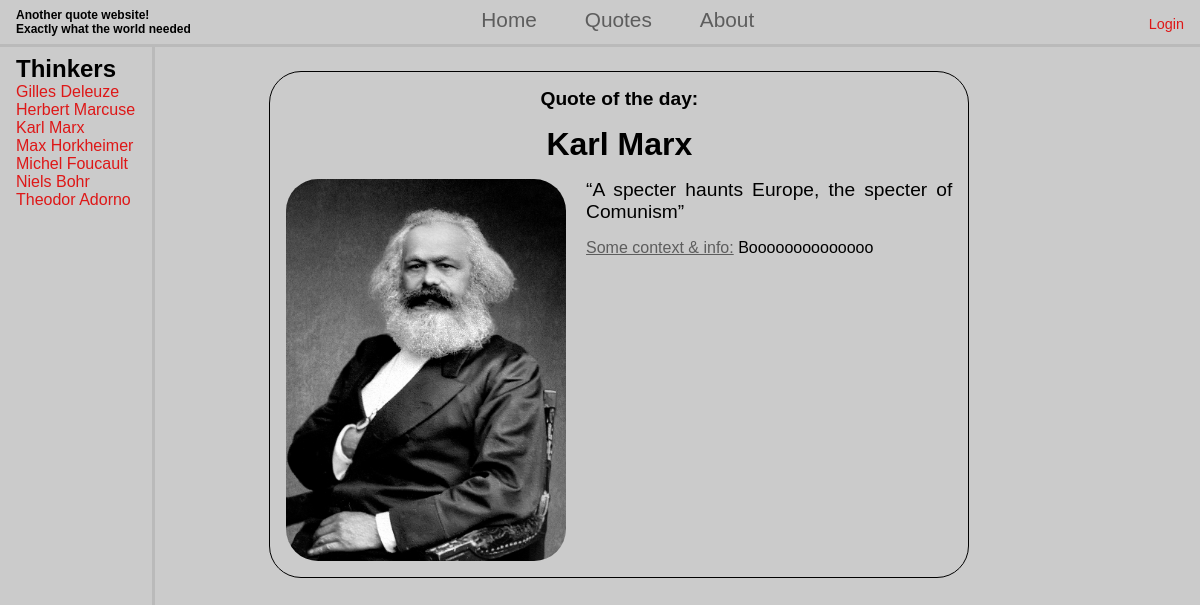
The page / on the database its author committed.
### content/models.py (models this page shows, shortened)
class Thinker (models.Model):
    name = models.CharField(
        max_length=50, help_text="- Thinker name", validators=[validators.MinLengthValidator(1, "Please enter at least one character")])
    works = models.ManyToManyField("Work", blank=True)
    picture = models.ImageField (null=True, blank=True, upload_to="pictures/")
    created_by = models.ForeignKey(settings.AUTH_USER_MODEL, on_delete=models.CASCADE, null=True, blank=True)
    created = models.DateTimeField(auto_now_add=True, null=True)
    updated = models.DateTimeField(auto_now=True, null=True)
    def __str__(self):
        return self.name

class Quote(models.Model):
    quote = models.TextField(
        max_length=2000, validators=[validators.MinLengthValidator(10, "Please enter at least ten characters"), validators.MaxLengthValidator(2000,"Too many characters!")])
    thinker = models.ForeignKey("Thinker", on_delete=models.CASCADE, null=True, blank=True)
    reference = models.CharField(
        max_length=100, help_text="- Which work is this quote from?", validators=[
            validators.MinLengthValidator(1, "Please enter at least one character"), validators.MaxLengthValidator(100,"Too many characters!")],
              null=True, blank=True)
    created_by = models.ForeignKey(settings.AUTH_USER_MODEL, on_delete=models.CASCADE, null=True, blank=True)
    explanation = models.TextField(help_text="- Please explain this quote", validators=[validators.MinLengthValidator(10, "Please enter at least ten characters")], null=True, blank=True)
    likes = models.ManyToManyField(settings.AUTH_USER_MODEL, related_name="liked_quotes", blank=True)
    created = models.DateTimeField(auto_now_add=True, null=True)
    updated = models.DateTimeField(auto_now=True, null=True)

### base/views.py (the view)
# urls.py: path("", views.Homepage.as_view(), name="home"),
class Homepage(View):
    template = "base/home.html"
    def get(self, request):
        quote = get_day_quote()
        return render(request, self.template, {"quote":quote})

### content/context_processors.py (called while the page is built)
def get_thinkers(request):
    thinkers = Thinker.objects.all().order_by("name")
    return {"thinkers":thinkers}

### content/service.py (called while the page is built, shortened)
def get_day_quote():
    if not Quote.objects.exists():
        return None
    today = timezone.localdate()
    daily = DailyQuote.objects.filter(date=today).first()
    if daily:
        return daily.quote

### base/templates/base/home.html (shortened to what this page needs)
{% extends 'main.html' %}
    {% block content %}
    {% if quote %}
    <main class="quote">
        <h1 style="font-size: 1.2rem;">Quote of the day:</h1>
        <h1>{{quote.thinker.name}}</h1>
        {% if quote.thinker.picture %}
        <img class="image" src="{{ quote.thinker.picture.url }}" alt="{{quote.thinker.name}}">
        {% endif %}
        <p class="mainquote">&#8220;{{quote.quote}}&#8221;</p>
        <p><span class="underline">Some context & info:</span> {{quote.explanation}}</p>
    </main>
    {% else %}
    <main class="home">
        <h1>This is the homepage</h1>
    </main>
    {% endif %}
    {% endblock %}

### templates/sidebar.html (shortened to what this page needs)
<!DOCTYPE html>
<html lang="en">
<head>
</head>
<body>
    <nav>
        <h2>Thinkers</h2>
        <ul>
            {% for thinker in thinkers %}
            <li><a href="{% url 'content:main' %}?q={{thinker.name|urlencode}}">{{thinker}}</a></li>
            {% endfor %}
        </ul>
    </nav>
</body>
</html>

### static/css/style.css (style rules this page uses)
* { margin: 0; padding: 0; box-sizing: border-box; }
html { background-color: #cbcbcb; font-family: Verdana, Geneva, Tahoma, sans-serif; }
a { color: hsla(0, 90%, 46%, 0.941); text-decoration: none; }
ul ::marker { content: none; }
main { margin: 1rem auto 1rem; padding: 1rem; text-align: center; border: 0.1em solid #000; border-radius: 2rem; max-width: 700px; display: flow-root; }
.quote h1 { margin-bottom: 1rem; }
.quote p { margin-bottom: 1rem; text-align: justify; width: 55%; margin-left: auto; }
.mainquote { font-size: 1.2rem; }
.image { float: left; width: 42%; border-radius: 2rem; }
.underline { text-decoration: underline; color: rgb(93, 93, 93); }

### rows shown on the page
Thinker: name "Gilles Deleuze"
Thinker: name "Herbert Marcuse"
Thinker: name "Karl Marx"
Thinker: name "Max Horkheimer"
Thinker: name "Michel Foucault"
Thinker: name "Niels Bohr"
Thinker: name "Theodor Adorno"
Quote: thinker.name "Karl Marx", thinker.picture (picture), quote "A specter haunts Europe, the specter of Comunism", explanation "Boooooooooooooo"
